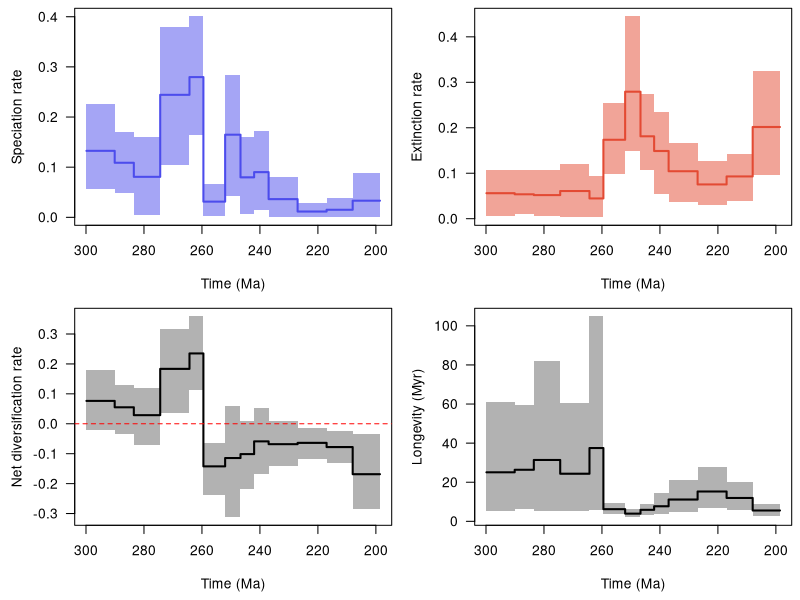

This figure's R source:
pdf(file='C:/Users/SimoesLabAdmin/Documents/pt_diversity_rates/updated_occurrence_analyses/model_7/isotopic_gl_stages/synapsida/combined_10_RTT.pdf', width = 9, height = 6, useDingbats = FALSE)

layout(matrix(1:4, ncol = 2, nrow = 2, byrow = TRUE))
par(las = 1, mar = c(4.5, 4.5, 0.5, 0.5))
time_vec=c(299.8459243774414, 290.10001,290.1,283.50001,283.5,274.40000999999995,274.4,264.30001,264.3,259.50001,259.5,252.00001,252.0,246.70001,246.7,242.00001,242.0,237.00001,237.0,227.00001,227.0,217.00001,217.0,208.00001,208.0,198.59074211120605)
sp_mean=c(0.13254427614302772, 0.13254427614302772,0.10879145422499674,0.10879145422499674,0.08070212087195493,0.08070212087195493,0.2442867797373172,0.2442867797373172,0.2796413997791788,0.2796413997791788,0.03130370445219202,0.03130370445219202,0.16476766191520462,0.16476766191520462,0.07975881439107375,0.07975881439107375,0.09012197496140695,0.09012197496140695,0.036251304159226165,0.036251304159226165,0.011535854792952287,0.011535854792952287,0.015095034082460889,0.015095034082460889,0.03317598828398839,0.03317598828398839)
sp_lwr=c(0.05596703601699438, 0.05596703601699438,0.047609901887576495,0.047609901887576495,0.005395756012633789,0.005395756012633789,0.10380435944730387,0.10380435944730387,0.164253263778123,0.164253263778123,0.002535868438204381,0.002535868438204381,0.04285549520482379,0.04285549520482379,0.007084000358869647,0.007084000358869647,0.015145588751368276,0.015145588751368276,0.0015455906799674505,0.0015455906799674505,0.00011696976571435687,0.00011696976571435687,0.00012207616992692896,0.00012207616992692896,0.00040273616749734277,0.00040273616749734277)
sp_upr=c(0.22497592438610536, 0.22497592438610536,0.16987441706598166,0.16987441706598166,0.1597956957801907,0.1597956957801907,0.3797691001002956,0.3797691001002956,0.40078254908657057,0.40078254908657057,0.06601750693904831,0.06601750693904831,0.28359348704509835,0.28359348704509835,0.1598763895163453,0.1598763895163453,0.1726275231466276,0.1726275231466276,0.08022745148446371,0.08022745148446371,0.028511686361008738,0.028511686361008738,0.03790662162787469,0.03790662162787469,0.08782740874233566,0.08782740874233566)
ex_mean=c(0.056082770082873594, 0.056082770082873594,0.053687990794471514,0.053687990794471514,0.051905206916103674,0.051905206916103674,0.06084751665551415,0.06084751665551415,0.04459438831344944,0.04459438831344944,0.17362903053269485,0.17362903053269485,0.2793070147196191,0.2793070147196191,0.18118365094614694,0.18118365094614694,0.14888266326482388,0.14888266326482388,0.10439076244428129,0.10439076244428129,0.07534782612157366,0.07534782612157366,0.09295435030585011,0.09295435030585011,0.20165603916123923,0.20165603916123923)
ex_lwr=c(0.0057649689641185746, 0.0057649689641185746,0.010160102698645503,0.010160102698645503,0.006340262222704226,0.006340262222704226,0.0043052940677585855,0.0043052940677585855,0.0031511743384702437,0.0031511743384702437,0.09803260897612572,0.09803260897612572,0.14779013039260983,0.14779013039260983,0.10756169013379459,0.10756169013379459,0.05501308938567241,0.05501308938567241,0.036491793682661686,0.036491793682661686,0.030434577164477374,0.030434577164477374,0.038798553786512494,0.038798553786512494,0.09583002803864728,0.09583002803864728)
ex_upr=c(0.10676964141543169, 0.10676964141543169,0.10722924277712302,0.10722924277712302,0.10700842657070045,0.10700842657070045,0.12032318404050736,0.12032318404050736,0.09457419757332171,0.09457419757332171,0.25405009112190174,0.25405009112190174,0.44507107834476545,0.44507107834476545,0.27374025303409355,0.27374025303409355,0.23519790519688014,0.23519790519688014,0.16600296678123233,0.16600296678123233,0.12592863384360858,0.12592863384360858,0.14307614196436333,0.14307614196436333,0.32537514920674027,0.32537514920674027)
div_mean=c(0.0764615060601541, 0.0764615060601541,0.055103463430525405,0.055103463430525405,0.028796913955851294,0.028796913955851294,0.18343926308180278,0.18343926308180278,0.2350470114657293,0.2350470114657293,-0.14232532608050272,-0.14232532608050272,-0.11453935280441406,-0.11453935280441406,-0.10142483655507327,-0.10142483655507327,-0.058760688303416964,-0.058760688303416964,-0.06813945828505498,-0.06813945828505498,-0.06381197132862151,-0.06381197132862151,-0.0778593162233894,-0.0778593162233894,-0.16848005087725076,-0.16848005087725076)
div_lwr=c(-0.01918513993624403, -0.01918513993624403,-0.033122048138674545,-0.033122048138674545,-0.07104255367470896,-0.07104255367470896,0.035236095700825594,0.035236095700825594,0.11240901703714129,0.11240901703714129,-0.2395261685253269,-0.2395261685253269,-0.3124027400988294,-0.3124027400988294,-0.21875183916970686,-0.21875183916970686,-0.16797727325543732,-0.16797727325543732,-0.14059194294402005,-0.14059194294402005,-0.11850828576261402,-0.11850828576261402,-0.13152620782412344,-0.13152620782412344,-0.28572385503921005,-0.28572385503921005)
div_upr=c(0.18101565567114647, 0.18101565567114647,0.1300489651521698,0.1300489651521698,0.11883014083563202,0.11883014083563202,0.3178111551440072,0.3178111551440072,0.3589739721079481,0.3589739721079481,-0.06533711793359889,-0.06533711793359889,0.06010057716200673,0.06010057716200673,0.01034491621850811,0.01034491621850811,0.05255490595754629,0.05255490595754629,0.009644424539743096,0.009644424539743096,-0.015143070995001146,-0.015143070995001146,-0.023259494161604242,-0.023259494161604242,-0.03530764673640521,-0.03530764673640521)
long_mean=c(25.075012346744536, 25.075012346744536,26.363947256088256,26.363947256088256,31.387066773414613,31.387066773414613,24.343575957298278,24.343575957298278,37.47832003307342,37.47832003307342,6.224740882635117,6.224740882635117,3.937669338226318,3.937669338226318,5.8807930378913875,5.8807930378913875,7.698329744338989,7.698329744338989,11.14252900838852,11.14252900838852,15.262006971359252,15.262006971359252,11.946951408863068,11.946951408863068,5.545358630895614,5.545358630895614)
long_lwr=c(5.233262538909912, 5.233262538909912,6.068814754486084,6.068814754486084,5.326732635498047,5.326732635498047,5.508714199066162,5.508714199066162,5.951402187347411,5.951402187347411,3.4906477928161626,3.4906477928161626,2.0767338275909424,2.0767338275909424,3.303328037261963,3.303328037261963,3.769744873046875,3.769744873046875,4.824276924133301,4.824276924133301,6.606122016906739,6.606122016906739,5.596249580383301,5.596249580383301,2.676800012588501,2.676800012588501)
long_upr=c(61.1087646484375, 61.1087646484375,59.65801620483399,59.65801620483399,81.95625305175781,81.95625305175781,60.69124984741211,60.69124984741211,104.85684204101562,104.85684204101562,9.43241024017334,9.43241024017334,6.260309219360352,6.260309219360352,8.771427154541016,8.771427154541016,14.48495864868164,14.48495864868164,21.119434356689453,21.119434356689453,27.795141220092773,27.795141220092773,20.009044647216797,20.009044647216797,8.97319221496582,8.97319221496582)
xlim = c(299.8459243774414, 198.59074211120605)
ylim = c(0.00011696976571435687, 0.40078254908657057)
not_NA = !is.na(sp_mean)
plot(time_vec[not_NA], sp_mean[not_NA], type = 'n', xlim = xlim, ylim = ylim, xlab = 'Time (Ma)', ylab = 'Speciation rate')
polygon(c(time_vec[not_NA], rev(time_vec[not_NA])), c(sp_lwr[not_NA], rev(sp_upr[not_NA])), col = adjustcolor('#4c4cec', alpha = 0.5), border = NA)
lines(time_vec[not_NA], sp_mean[not_NA], col = '#4c4cec', lwd = 2)
ylim = c(0.0031511743384702437, 0.44507107834476545)
not_NA = !is.na(ex_mean)
plot(time_vec[not_NA], ex_mean[not_NA], type = 'n', xlim = xlim, ylim = ylim, xlab = 'Time (Ma)', ylab = 'Extinction rate')
polygon(c(time_vec[not_NA], rev(time_vec[not_NA])), c(ex_lwr[not_NA], rev(ex_upr[not_NA])), col = adjustcolor('#e34a33', alpha = 0.5), border = NA)
lines(time_vec[not_NA], ex_mean[not_NA], col = '#e34a33', lwd = 2)
ylim = c(-0.3124027400988294, 0.3589739721079481)
not_NA = !is.na(div_mean)
plot(time_vec[not_NA], div_mean[not_NA], type = 'n', xlim = xlim, ylim = ylim, xlab = 'Time (Ma)', ylab = 'Net diversification rate')
polygon(c(time_vec[not_NA], rev(time_vec[not_NA])), c(div_lwr[not_NA], rev(div_upr[not_NA])), col = adjustcolor('black', alpha = 0.3), border = NA)
lines(time_vec[not_NA], div_mean[not_NA], col = 'black', lwd = 2)
abline(h = 0, col = 'red', lty = 2)
ylim = c(2.0767338275909424, 104.85684204101562)
not_NA = !is.na(long_mean)
plot(time_vec[not_NA], long_mean[not_NA], type = 'n', xlim = xlim, ylim = ylim, xlab = 'Time (Ma)', ylab = 'Longevity (Myr)')
polygon(c(time_vec[not_NA], rev(time_vec[not_NA])), c(long_lwr[not_NA], rev(long_upr[not_NA])), col = adjustcolor('black', alpha = 0.3), border = NA)
lines(time_vec[not_NA], long_mean[not_NA], col = 'black', lwd = 2)
dev.off()
